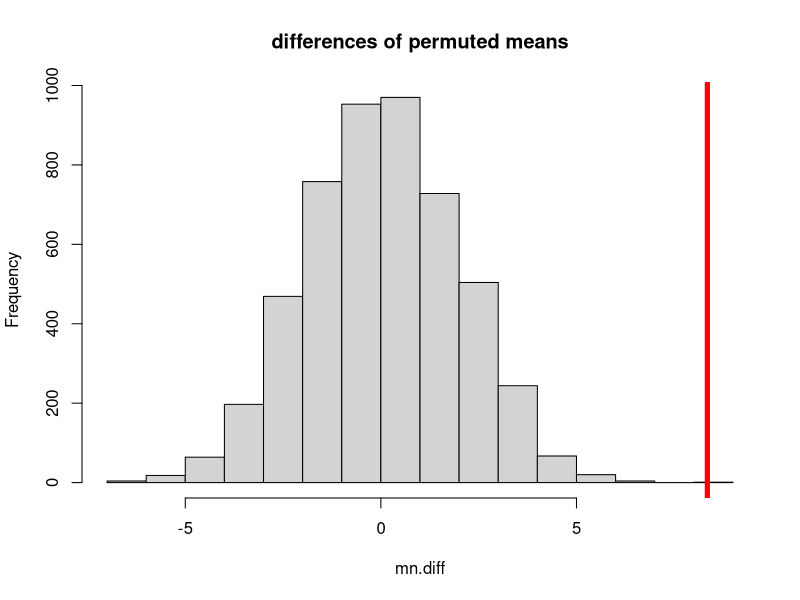

R code for this plot: (Note: this script raises an error after producing the figure.)
### Lab 3: Resampling ###

# Permutation tests
# Bootstrapped quantities

library(here)
library(tidyverse)
library(boot)
library(coin)

## Bootstrapped 95% confidence interval using the boot package ##
# Use to bootstrap a confidence interval about any statistic (even those lacking a theoretical distribution)
# Cook some data
rdat <- rpois(100, 8)

# Define a function to calculate the statistic of interest (example: median)
med = function(rdat, i){median(rdat[i])}

# Apply the boot.ci function to resample the data 1000 times, and produce estimates of 95% CI from the resampled distribution
rdat.CI <- boot.ci(boot(rdat, med, R = 1000))

# An approach for plotting your bootstrapped confidence intervals using ggplot2 #
# Extract normal CI from boot.ci object
lower.CI <- rdat.CI$normal[,2]
upper.CI <- rdat.CI$normal[,3]
mdn <- median(rdat)

# Convert random vector to dataframe for plotting
rdat.df <- data.frame(var = rdat)

CI.pl <- rdat.df %>% ggplot(aes(y = mdn, x = 1)) +
geom_point(size = 10) +
geom_errorbar(aes(ymin = lower.CI, ymax = upper.CI), width = 0.1, size = 0.5)

##############################################
## Permutation t-test (2 sample), "by hand" ##
# Import data
foxdata <- read.csv(here("data", "Lect4_foxdata.csv"))

# Set number of (re)samples
R <- 5000

# Make a container to hold permuted differences between means and include a place for the observed difference
mn.diff <- numeric(R + 1)

# Observed difference between means
mn.diff[1] <- mean(foxdata$no.fox) - mean(foxdata$fox)

# Restructure the data so that both groups are in a single vector
# Using a bit of tidyverse here
poolfox <- foxdata %>% pivot_longer(c(fox, no.fox), values_to = "NPP") %>%
                       select(NPP) %>%
                       data.frame()

# Permute mean differences
for(i in 2:length(mn.diff)){
  index <- sample(1:50, size = 25, replace = TRUE) #sample function performs the resampling
  foxperm <- poolfox$NPP[index]
  nofoxperm <- poolfox$NPP[-index]
  mn.diff[i] <- mean(foxperm) - mean(nofoxperm)
}

# Histogram of permuted differences
hist(mn.diff, main ="differences of permuted means")

# Show the observed difference
abline(v = mn.diff[1], col="red", lwd=5)

# Calculate P-value (two-tailed) as the proportion of permutations with a mean difference greater/less than observed
# Note use of absolute values here. This yields the probability for a 2-tailed test (i.e., probability of observing a mean differences greater than or less than the observed).
mean(abs(mn.diff) >= abs(mn.diff[1]))

## A different approach to the "by-hand" calculation of a 2-sample permutation test for Kristen (no for loop!) ##
# Restructure the data into two columns: one for categories and one for NPP (response variable)
fox.long <- foxdata %>% pivot_longer(c(fox, no.fox), values_to = "NPP", names_to = "cat")

#"by-hand" method of calculating resampled t-test
#calculate difference between observed means

diff.fox <- mean(foxdata$no.fox) - mean(foxdata$fox)

#function to carry out single permutation
perms <- function(){
  permsamps <- sample(fox.long$NPP, replace=TRUE) # random sample of the data
  tapply(permsamps, fox.long$cat, mean) -> grps # assign the random samples to one of two categories and take the mean of each
  grps[1] - grps[2] # difference in means between the two groups
}

#iterate the permutation
diffs <- replicate(5000, perms()) # Carry out the perms function 5000 and save the result of each iteration

#combine true diff with permuted diffs
alldiffs <- c(diffs, diff.fox)

#two-tailed test
2*sum(alldiffs >= diff.fox)/length(diffs) # Proportion of permutations with a difference in means greater than observed

######################################################################
## Use functions in the coin package to carry out permutation tests ##
oneway_test(fox.long$NPP ~ as.factor(fox.long$cat), alternative="two.sided", distribution = approximate(nresample = 5000))

# Option for exact P-value. This will take awhile...
oneway_test(fox.long$NPP ~ as.factor(fox.long$cat), alternative="two.sided", distribution = "exact")
######################################################################

## F test of equal variance between two groups ##
# Note that this test assumes that observations are normally distributed.
# Calculate ratio of variances of the two groups
Fvar <- var(foxdata$no.fox)/var(foxdata$fox)

# Compare ratio to the F-distribution. 
# Null hypothesis: ratio is equal to 1
2*pf(Fvar, length(foxdata$no.fox)-1, length(foxdata$fox)-1)
# P-value is >> 0.05. Fail to reject the null. Variances are equal.

# Same test, using var.test function
var.test(NPP ~ cat, fox.long, 
         alternative = "two.sided")

####################################################################
## Tidyverse approach to summarizing data
# Example: medians by group
# group_by allows all subsequent operations to be performed within the groups specified in the call to group_by
# Here we group by the treatment categories
# Next we use the summarize function to calculate median NPP within each of the two groups
NPP.md <- fox.long %>% group_by(cat) %>%
  summarize(across(.cols = NPP, ~median(.x)))
